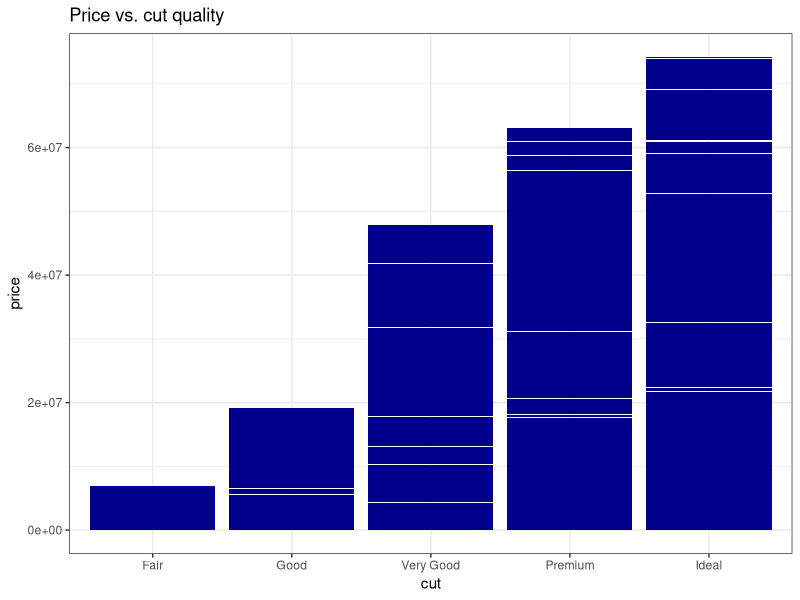
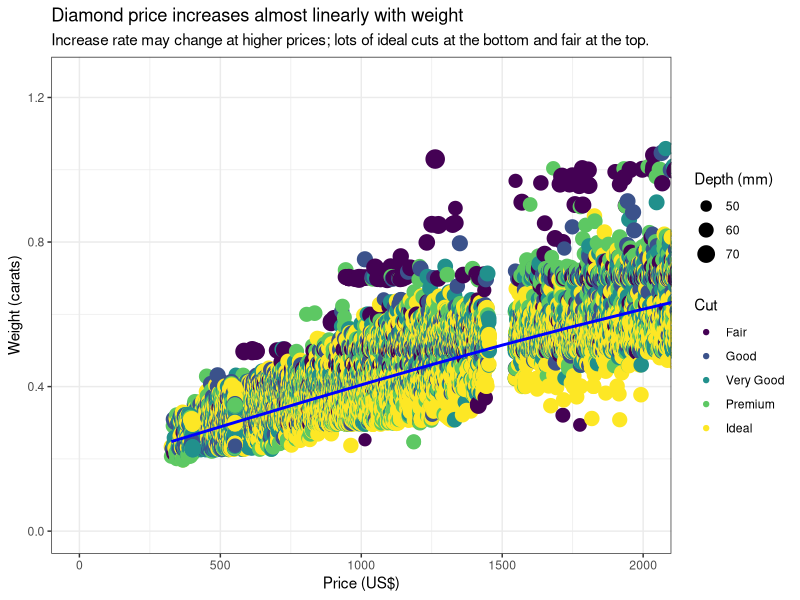

These figures' R source, in order:
## ---- chunk 1
library(tidyverse)

# Bad plot
diamonds %>%
  ggplot(aes(x = cut, y = price)) +
  labs(title = "Price vs. cut quality") +
  geom_bar(stat = "identity", fill = "darkblue") +
  scale_y_continuous(limits = c(500, NA)) +
  theme_bw()
## ---- chunk 2
# Good plot
diamonds %>%
  ggplot(aes(x = price, y = carat, color = cut, size = depth)) +
  labs(
    title = "Diamond price increases almost linearly with weight",
    subtitle = "Increase rate may change at higher prices; lots of ideal cuts at the bottom and fair at the top.",
    x = "Price (US$)",
    y = "Weight (carats)",
    color = "Cut",
    size = "Depth (mm)"
  ) +
  geom_jitter() +
  geom_smooth(color = "blue", size = 1) +
  coord_cartesian(xlim = c(0.15, 2000), ylim = c(0, 1.25)) +
  theme_bw()
